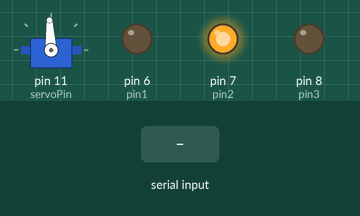
Simulated run of this sketch. Board: Arduino Uno, built with avr-gcc and run on an emulated ATmega328P. Parts: servo, output pins drawn as LEDs (lit = HIGH). Wiring (inferred from the names in the program): servo: signal pin 11. Inputs (shaded band) come from the test bench. Servo pulses on a pin are drawn as a servo (544–2400 µs = 0–180°); pins used as bus, display or sensor lines are not drawn.

Above: at 1.2 s.
1.3 s: "X" received over Serial
At 3.6 s:
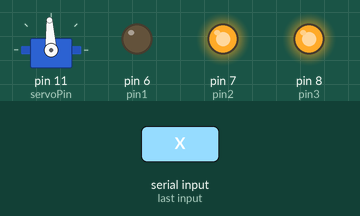
4.3 s: "B" received over Serial
At 6.8 s:
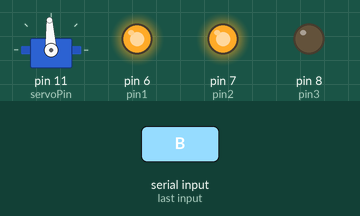
7.3 s: "C" received over Serial
At 8.1 s:
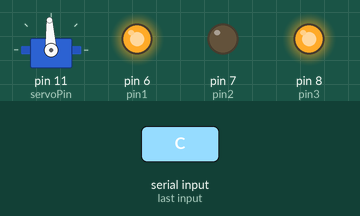
10.3 s: "D" received over Serial
At 11.8 s:
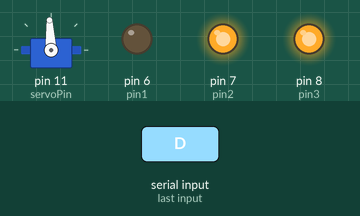
13.3 s: "Y" received over Serial
Timing chart, 0 to 15.8 s (numbered marks = the images above; inputs shaded):
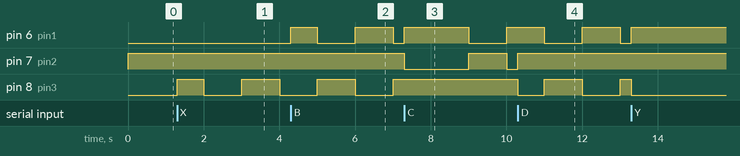

The sketch:

phone_servo.ino
```cpp
// Author: Et8an, http://www.youtube.com/user/Et8an
// Date : 12-Mar-2013
// Description: This sketch controls an Android's camera by Bluetooth. It uses a TV remote as an input from the user.
//              It recieves inputs from the TV remote and sends it to an Android then it expects an acknowledgment from Android.
//              LED shows the state of Arduino in this manner:
//              YELLOW: bluetooth is looking for a device to connect to
//              GREEN: bluetooth established a connection
//              BLUE: camera is on with face detection turned off
//              CYAN: camera is on with face detection turned on
//              RED: to indicate whether a video is being recorded or a picture is being taken
//              WHITE and PINK are not used

#include <Metro.h>
enum {
    RIGHT = 3280, LEFT = 720, UP = 752, DOWN = 2800, PICTURE = 3928, VIDEO = 1488, FACE = 14318, CAMERAON = 2704, TOOLS = 14057, NOTHING = 0, DONOTHING = -1,
    RED = 1, BLUE = 2, PINK = 3, GREEN = 4, YELLOW = 5, CYAN = 6, WHITE = 7, OFF = 8, // le
    COUNTERCLOCKWISE = 1350, STOP = 1500, CLOCKWISE = 1650,  // servo
    MAIN = 0, CAMERA = 1  // android
};
int faceLocation = 0; // store last face location
int faceBuffer[2]; // buffer that recieves face locations from Android
int state = NOTHING, ledState = YELLOW;
boolean faceFound = false, isFaceDetectionEnabled = false, isVideoOn = false, videoLEDOn = false;
Metro faceDetectionMetro = Metro(40); // check face location every 500 ms
Metro videoMetro = Metro(1000); // toggle LED every 1 second

void setup()
{
    Serial.begin(9600);
    //Initialize components
    initIR();
    initLED();
    initServo();
}

void loop()
{
     // read IR
    readIR();

     // check face location
    if(isFaceDetectionEnabled && faceFound && faceDetectionMetro.check()==1){
        handleFace();
    }

     // toggle led every second if video is on
    if(isVideoOn && videoMetro.check() == 1){
      if(videoLEDOn){
          changeLED(ledState);
          videoLEDOn = false;
      }else{
          changeLED(RED);
          videoLEDOn = true;
      }
    }
}
```

Infrared.ino
```cpp
#include <IRremote.h>


int RECV_PIN = 9;
IRrecv irrecv(RECV_PIN);
decode_results results;

void initIR(){
    irrecv.enableIRIn(); // Start the receiver
}

void readIR(){
    if(irrecv.decode(&results)){
        // This switch is used to define the states we want the infrared to have
        switch(results.value){
            case RIGHT:
                state = RIGHT;  // Right button pressed
                break;
            case LEFT:
                state = LEFT;  // Left button pressed
                break;
            case PICTURE:
                state = PICTURE;  // Scene button pressed
                break;
            case CAMERAON:
                state = CAMERAON;  // Power button pressed
                break;
            case FACE:
                state = FACE;  // Favorites button pressed
                break;
            case VIDEO:
                state = VIDEO;  // Display button pressed
                break;
            case NOTHING:
                // do nothing
                break;
            case DONOTHING:
                // do nothing
                break;
            default:
                state = NOTHING;
                break;
        }
        handleIR(state); // make an action besed on the pressed button
        irrecv.resume(); // Receive the next value
    }
}

int handleIR(int value){
    switch(value){
        case RIGHT:
            moveServo(COUNTERCLOCKWISE);
            break;
        case LEFT:
            moveServo(CLOCKWISE);
            break;
        case PICTURE:
            Serial.write('P');  // send a 'P' to Android over Bluetooth to take a picture
            delay(200);
            break;
        case VIDEO:
            Serial.write('V');  // send a 'V' to Android over Bluetooth to start/stop a video
            delay(200);
            break;
        case CAMERAON:
            changeLED(OFF);
            Serial.write('O');  // send a 'O' to Android over Bluetooth to turn camera on or off
            delay(1000); // wait till camera activity open or close
            break;
        case FACE:
            if(ledState == BLUE || ledState == CYAN){ // if camera is on
              if(isFaceDetectionEnabled){ // turn off face detection
                changeLED(BLUE);
                ledState = BLUE;
                isFaceDetectionEnabled = false;
              }else{ // turn on face detection
                changeLED(CYAN);
                ledState = CYAN;
                isFaceDetectionEnabled = true;
              }
            }
            delay(200);
            break;
     }
}
```

LED.ino
```cpp
int pin1 = 6, pin2 = 7, pin3 = 8;
void initLED(){
    pinMode(pin1, OUTPUT);
    pinMode(pin2, OUTPUT);
    pinMode(pin3, OUTPUT);
    changeLED(ledState);
}

void changeLED(int color){
    switch(color){
        case OFF:
            digitalWrite(pin1, HIGH);
            digitalWrite(pin2, HIGH);
            digitalWrite(pin3, HIGH);
            break;
        case RED:
            digitalWrite(pin1, LOW);
            digitalWrite(pin2, HIGH);
            digitalWrite(pin3, HIGH);
            break;
        case BLUE:
            digitalWrite(pin1, HIGH);
            digitalWrite(pin2, LOW);
            digitalWrite(pin3, HIGH);
            break;
        case PINK:
            digitalWrite(pin1, LOW);
            digitalWrite(pin2, LOW);
            digitalWrite(pin3, HIGH);
            break;
        case GREEN:
            digitalWrite(pin1, HIGH);
            digitalWrite(pin2, HIGH);
            digitalWrite(pin3, LOW);
            break;
        case YELLOW:
            digitalWrite(pin1, LOW);
            digitalWrite(pin2, HIGH);
            digitalWrite(pin3, LOW);
            break;
        case CYAN:
            digitalWrite(pin1, HIGH);
            digitalWrite(pin2, LOW);
            digitalWrite(pin3, LOW);
            break;
        case WHITE:
            digitalWrite(pin1, LOW);
            digitalWrite(pin2, LOW);
            digitalWrite(pin3, LOW);
            break;
    }
}
```

SerialIn.ino
```cpp
void serialEvent() {
  while (Serial.available()) {
    char inChar = (char)Serial.read();
    switch(inChar){
        case 'B':  // bluetooth is connected
            changeLED(GREEN);
            ledState = GREEN;
        break;

        case 'C':  // camera is on
            changeLED(BLUE);
            ledState = BLUE;
        break;

        case 'D': // camera is off
            changeLED(GREEN);
            ledState = GREEN;
        break;

        case 'M': // capturing a picture
            changeLED(RED);
            delay(100);
            changeLED(ledState);
        break;

        case 'X': // video started
            isVideoOn = true;
        break;

        case 'Y': // video stopped
            isVideoOn = false;
            changeLED(ledState);
        break;

        case 'F':
            for (int i=0; i<2; i++){ // get two bytes for face location
                      while (!Serial.available()); // wait till serial is available
                      faceBuffer[i] = Serial.read();
                }
            faceLocation = faceBuffer[1] <<8 | faceBuffer[0];
            faceFound = true;
        break;

        case 'L': // Android closed, reset everyting
            isFaceDetectionEnabled = false; // reset variable
            changeLED(YELLOW);
            ledState = YELLOW;
        break;

    }
  }
}
```

Servo.ino
```cpp
int servoPin = 11;

void initServo(){
  pinMode(servoPin,OUTPUT);
  moveServo(STOP);
}

// This sends a pulse for value microseconds
void moveServo(int value){
  cli();   // disable interrupts
  digitalWrite(servoPin, HIGH);
  delayMicroseconds(value);
  digitalWrite(servoPin, LOW);
  delay(20);
  sei();   // enable interrupts
}


/*#include <Servo.h>

 Servo myservo;
 int servoPin = 11;

 void turnServo(int value, int delayTime){
 myservo.attach(servoPin);
 myservo.writeMicroseconds(value);
 delay(delayTime);
 myservo.detach();
 }*/
```

face.ino
```cpp
void handleFace(){
      // if face is out of range, move servo toward face. Note the range return by Android is around -800 to 800
      if(faceLocation  > 350){
            moveServo(1600); // move clockwise but slower speed than the value of CLOCKWISE
      }
      else if (faceLocation  < -350){
            moveServo(1430); //  move counterclockwise but slower speed than the value of COUNTERCLOCKWISE
      }
      faceFound = false; // clear flag
}
```

Measured:
- after the input at 1.3 s, pin 8 (pin3): LOW → HIGH at once, → LOW 0.70 s later, → HIGH 1.0 s later, → LOW 1.0 s later
- after the input at 4.3 s, pin 6 (pin1): LOW → HIGH at once, → LOW 0.70 s later, → HIGH 1.0 s later, → LOW 1.0 s later
- after the input at 7.3 s, pin 7 (pin2): HIGH → LOW at once, → HIGH 1.7 s later, → LOW 1.0 s later; pin 8 (pin3): stays HIGH (without the input it goes to LOW after 0.70 s)
- after the input at 10.3 s, pin 8 (pin3): HIGH → LOW at once, → HIGH 0.70 s later, → LOW 1.0 s later, → HIGH 1.0 s later
